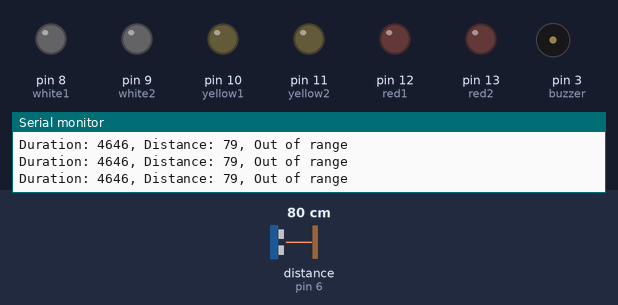
A sketch run on a simulated Arduino Uno, built with avr-gcc and run on an emulated ATmega328P. On the bench: output pins drawn as LEDs (lit = HIGH), buzzer (waves = sounding), the last lines printed to the serial monitor. Wiring (inferred from the names in the program): ultrasonic range finder: trigger pin 7; echo pin 6. The inputs (shaded band) are chosen by the test bench; at power-on: distance to the obstacle (sensor on pin 6) 80 cm. The echo pulse lasts 58.3 µs per cm; pins used as bus, display or sensor lines are not drawn.

Above: at 1.3 s.
1.4 s: distance to the obstacle (sensor on pin 6) set to 44 cm
2.9 s: distance to the obstacle (sensor on pin 6) set to 38 cm
At 3.4 s:
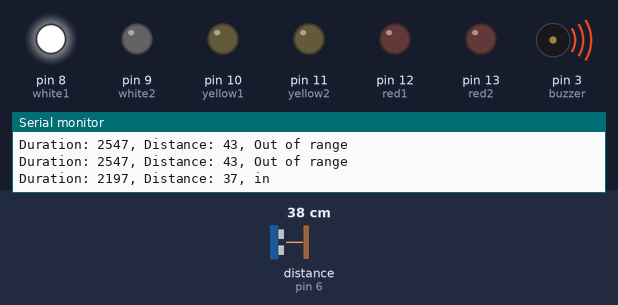
4.5 s: distance to the obstacle (sensor on pin 6) set to 33 cm
7.5 s: distance to the obstacle (sensor on pin 6) set to 28 cm
At 7.9 s:
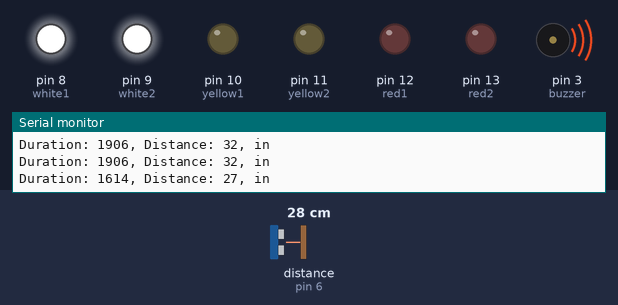
9.0 s: distance to the obstacle (sensor on pin 6) set to 23 cm
12.0 s: distance to the obstacle (sensor on pin 6) set to 18 cm
At 13.3 s:
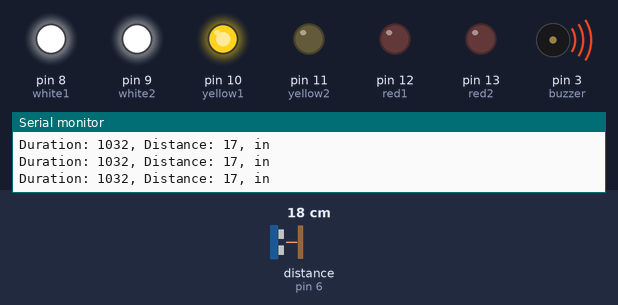
Timing chart, 0 to 14.5 s (numbered marks = the images above; inputs shaded):
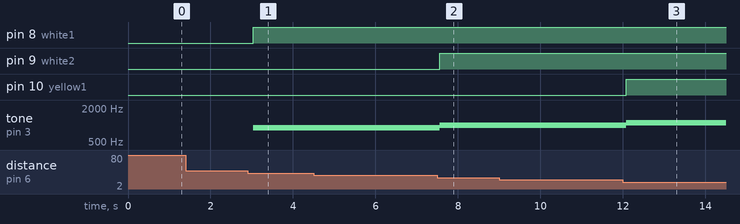

Measured:
- the behaviour switches between 42 and 41 cm on distance to the obstacle (sensor on pin 6) (found by bisection; images 0 and 1)
- the behaviour switches between 31 and 30 cm on distance to the obstacle (sensor on pin 6) (found by bisection; images 1 and 2)
- the behaviour switches between 21 and 20 cm on distance to the obstacle (sensor on pin 6) (found by bisection; images 2 and 3)
- after the input at 2.9 s, pin 8 (white1): LOW → HIGH after 0.13 s; tone on pin 3 (buzzer): silent → 900 Hz after 0.13 s
- after the input at 7.5 s, pin 9 (white2): LOW → HIGH after 0.06 s; tone on pin 3 (buzzer): 900 Hz → 1000 Hz after 0.06 s
- after the input at 12.0 s, pin 10 (yellow1): LOW → HIGH after 0.08 s; tone on pin 3 (buzzer): 1000 Hz → 1100 Hz after 0.08 s

The sketch:

distance_detector.ino
```cpp
// (licence header left out)
#define red2 13
#define red1 12
#define yellow2 11
#define yellow1 10
#define white2 9
#define white1 8
#define buzzer 3
#define trigPin 7
#define echoPin 6

int sound = 250;
long duration, distance;

void setup() {
  // put your setup code here, to run once:
  Serial.begin(9600);
  pinMode(trigPin, OUTPUT);
  pinMode(echoPin, INPUT);
  pinMode(white1, OUTPUT);
  pinMode(white2, OUTPUT);
  pinMode(yellow1, OUTPUT);
  pinMode(yellow2, OUTPUT);
  pinMode(red1, OUTPUT);
  pinMode(red2, OUTPUT);
  pinMode(buzzer, OUTPUT);
}

void loop() {
  // put your main code here, to run repeatedly:

  // send out pulse waves for measuring the distance of an object
  digitalWrite(trigPin, LOW);
  delayMicroseconds(2);

  digitalWrite(trigPin, HIGH);
  delayMicroseconds(10);
  digitalWrite(trigPin, LOW);

  // the amount of time it took for the pulse to return
  duration = pulseIn(echoPin, HIGH);

  // distance in cm
  distance = duration / 58.2; //(duration / 2) / 29.1;

  // manipulate leds based on distance calculated
  if (distance <= 40) {
    digitalWrite(white1, HIGH);
    sound = 900;
  }
  else {
    digitalWrite(white1, LOW);
  }

  if (distance < 30) {
    digitalWrite(white2, HIGH);
    sound = 1000;
  }
  else {
    digitalWrite(white2, LOW);
  }

  if (distance < 20) {
    digitalWrite(yellow1, HIGH);
    sound = 1100;
  }
  else {
    digitalWrite(yellow1, LOW);
  }

  if (distance < 15) {
    digitalWrite(yellow2, HIGH);
    sound = 1200;
  }
  else {
    digitalWrite(yellow2, LOW);
  }

  if (distance < 10) {
    digitalWrite(red1, HIGH);
    sound = 1300;
  }
  else {
    digitalWrite(red1, LOW);
  }

  if (distance < 5) {
    digitalWrite(red2, HIGH);
    sound = 1400;
  }
  else {
    digitalWrite(red2, LOW);
  }

  Serial.print("Duration: ");
  Serial.print(duration);
  Serial.print(", ");
  Serial.print("Distance: ");
  Serial.print(distance);
  Serial.print(", ");

  // if object is too far, turn buzzer off
  if (distance > 40 || distance <= 0) {
    Serial.println("Out of range");
    noTone(buzzer);
  }
  else {
    Serial.println("in");
    tone(buzzer, sound);
  }

  delay(500);
}
```
